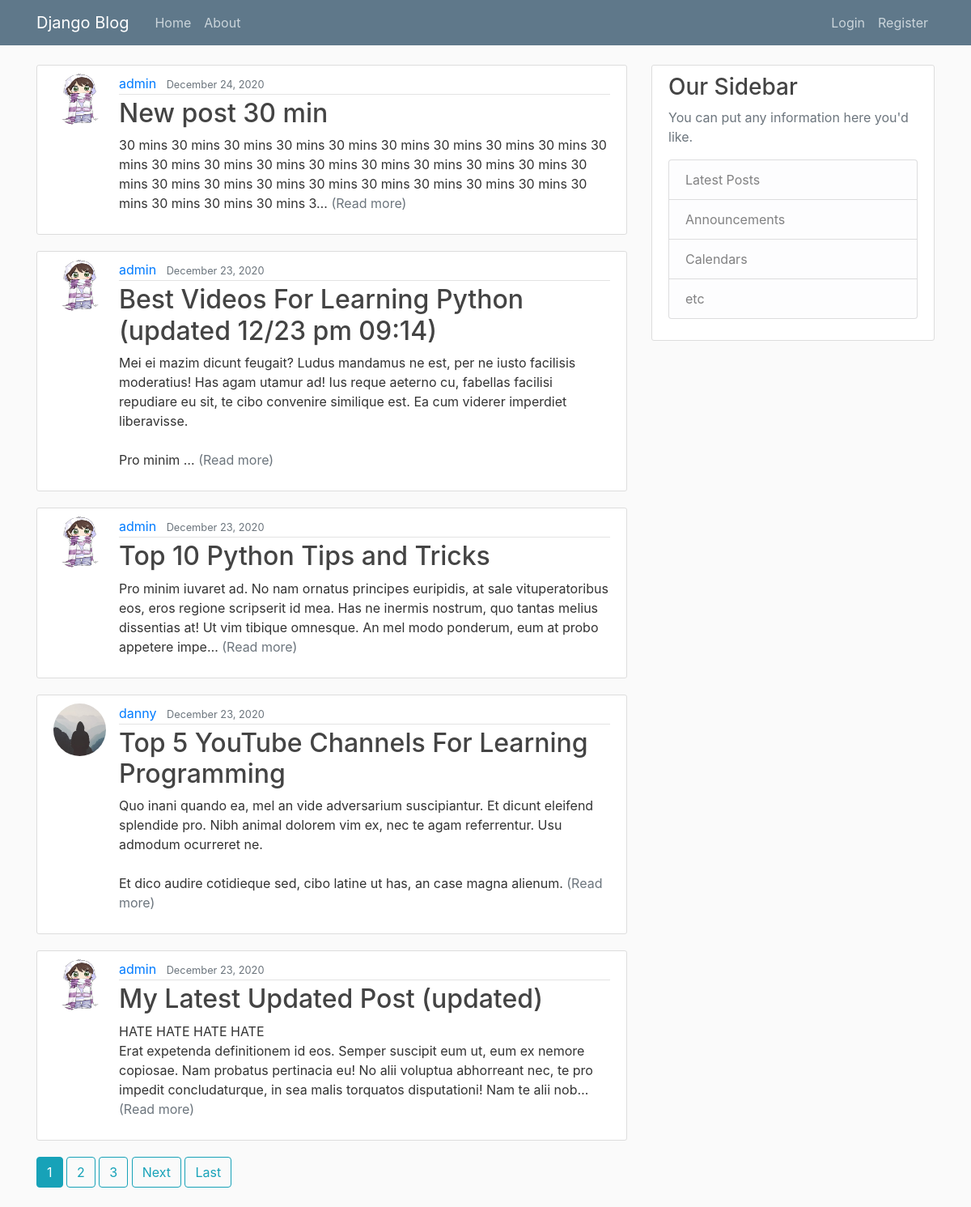
The page / on the database its author committed.
### blog/models.py (models this page shows, shortened)
class Post(models.Model):
    class PostObjects(models.Manager):
        def get_queryset(self):
            return super().get_queryset().filter(date_posted__lte=timezone.now())
    author = models.ForeignKey(User, on_delete=models.CASCADE, default=1)
    title = models.CharField(max_length=100)
    content = models.TextField()
    date_posted = models.DateTimeField(default=timezone.now)
    read_time = models.IntegerField(default=0, null=True, blank=True) #models.TimeField(null=True, blank=True)
    @property
    def short_description(self):
        return truncatechars(self.content, 250)

### users/models.py (models this page shows, shortened)
class Profile(models.Model):
    user = models.OneToOneField(User, on_delete=models.CASCADE)
    image = models.ImageField(default='default.jpg', upload_to='profile_pics')

### blog/views.py (the view)
# urls.py: path('', PostListView.as_view(), name='blog-home'),
class PostListView(ListView):
    model = Post
    template_name = 'blog/home.html' # <app>/<model>_<viewtype>.html
    context_object_name = 'posts'
    ordering = ['-date_posted']
    paginate_by = 5

### blog/templates/blog/home.html (shortened to what this page needs)
{% extends "blog/base.html" %}
{% block content %}
  {% for post in posts %}
    <article class="media content-section">
      <img class="rounded-circle article-img" src="{{ post.author.profile.image.url }}">
      <div class="media-body">
        <div class="article-metadata">
          <a class="mr-2" href="{% url 'user-posts' post.author.username %}">{{ post.author }}</a>
          <small class="text-muted">{{ post.date_posted|date:"F d, Y" }}</small>
        </div>
        <h2><a class="article-title" href="{% url 'post-detail' post.id %}">{{ post.title }}</a></h2>
        <p class="article-content">{{ post.short_description }} <a class="text-muted" href="{% url 'post-detail' post.id %}">(Read more)</a></p>
      </div>
    </article>
  {% endfor %}
  {% if is_paginated %}
    {% for num in page_obj.paginator.page_range %}
      {% if page_obj.number == num %}
        <a class="btn btn-info mb-4" href="?page={{ num }}">{{ num }}</a>
      {% elif num > page_obj.number|add:'-3' and num < page_obj.number|add:'3' %}
        <a class="btn btn-outline-info mb-4" href="?page={{ num }}">{{ num }}</a>
      {% endif %}
    {% endfor %}
    {% if page_obj.has_next %}
      <a class="btn btn-outline-info mb-4" href="?page={{ page_obj.next_page_number }}">Next</a>
      <a class="btn btn-outline-info mb-4" href="?page={{ page_obj.paginator.num_pages }}">Last</a>
    {% endif %}
  {% endif %}
{% endblock content %}

### blog/static/blog/main.css (style rules this page uses)
body { background: #fafafa; color: #333333; margin-top: 5rem; }
h1, h2, h3, h4, h5, h6 { color: #444444; }
.content-section { background: #ffffff; padding: 10px 20px; border: 1px solid #dddddd; border-radius: 3px; margin-bottom: 20px; }
.article-title { color: #444444; }
.article-content { white-space: pre-line; }
.article-img { height: 65px; width: 65px; margin-right: 16px; }
.article-metadata { padding-bottom: 1px; margin-bottom: 4px; border-bottom: 1px solid #e3e3e3 }

### rows shown on the page
Post: author.profile.image (picture), author "admin", date_posted "December 24, 2020", title "New post 30 min", short_description "30 mins 30 mins 30 mins 30 mins 30 mins 30 mins 30 mins 30 mins 30 mins 30 mins 30 mins 30 mins 30 mins 30 mins 30 mins 30 mins 30 mins 30 mins 30 mins 30 mins 30 mins 30 mins 30 mins 30 mins 30 mins 30 mins 30 mins 30 mins 30 mins 30 mins 30 mins 3…"
Post: author.profile.image (picture), author "admin", date_posted "December 23, 2020", title "Best Videos For Learning Python (updated 12/23 pm 09:14)", short_description "Mei ei mazim dicunt feugait? Ludus mandamus ne est, per ne iusto facilisis moderatius! Has agam utamur ad! Ius reque aeterno cu, fabellas facilisi repudiare eu sit, te cibo convenire similique est. Ea cum viderer imperdiet liberavisse. Pro minim …"
Post: author.profile.image (picture), author "admin", date_posted "December 23, 2020", title "Top 10 Python Tips and Tricks", short_description "Pro minim iuvaret ad. No nam ornatus principes euripidis, at sale vituperatoribus eos, eros regione scripserit id mea. Has ne inermis nostrum, quo tantas melius dissentias at! Ut vim tibique omnesque. An mel modo ponderum, eum at probo appetere impe…"
Post: author.profile.image (placeholder picture), author "danny", date_posted "December 23, 2020", title "Top 5 YouTube Channels For Learning Programming", short_description "Quo inani quando ea, mel an vide adversarium suscipiantur. Et dicunt eleifend splendide pro. Nibh animal dolorem vim ex, nec te agam referrentur. Usu admodum ocurreret ne. Et dico audire cotidieque sed, cibo latine ut has, an case magna alienum."
Post: author.profile.image (picture), author "admin", date_posted "December 23, 2020", title "My Latest Updated Post (updated)", short_description "HATE HATE HATE HATE Erat expetenda definitionem id eos. Semper suscipit eum ut, eum ex nemore copiosae. Nam probatus pertinacia eu! No alii voluptua abhorreant nec, te pro impedit concludaturque, in sea malis torquatos disputationi! Nam te alii nob…"

### other values the page prints
{{ num }} "1"
{{ num }} "2" "3"
